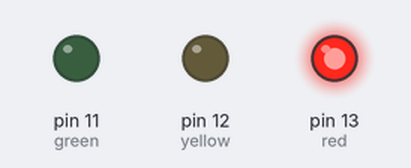
Recording of a sketch running on a simulated Arduino Uno, built with avr-gcc and run on an emulated ATmega328P. On the bench: output pins drawn as LEDs (lit = HIGH).

Above: at 2.5 s.
At 7.5 s:
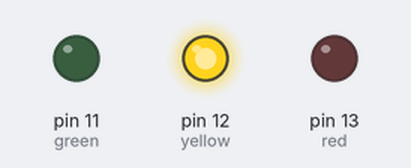
At 12.5 s:
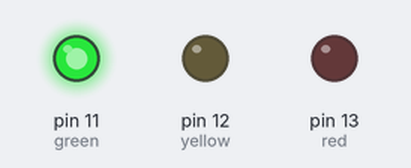
Timing chart, 0 to 19.5 s (numbered marks = the images above):
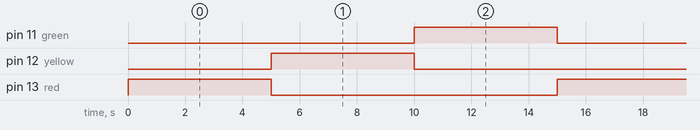

The sketch:

trafficlight.ino
```cpp
// this is a basic "traffic light" pattern that makes a red, yellow and green led light up for 5 seconds each


void setup() {
  int red = 13, yellow = 12, green = 11;
  pinMode(13, OUTPUT);
  pinMode(12, OUTPUT);
  pinMode(11, OUTPUT);
}

void loop() {
  int red = 13, yellow = 12, green = 11;
  //red turning on and off
  digitalWrite(red, HIGH);
  delay(5000);
  digitalWrite(red, LOW);
  //yellow turning on and off
  digitalWrite(yellow, HIGH);
  delay(5000);
  digitalWrite(yellow, LOW);
  //green turning on/off
  digitalWrite(green,HIGH);
  delay(5000);
  digitalWrite(green,LOW);

}
```

Measured:
- by itself, pin 11 (green), pin 12 (yellow), pin 13 (red): alternates HIGH for 5.0 s and LOW for 10.0 s
- by itself, everything shown: repeats every 15.0 s, in 4 steps
